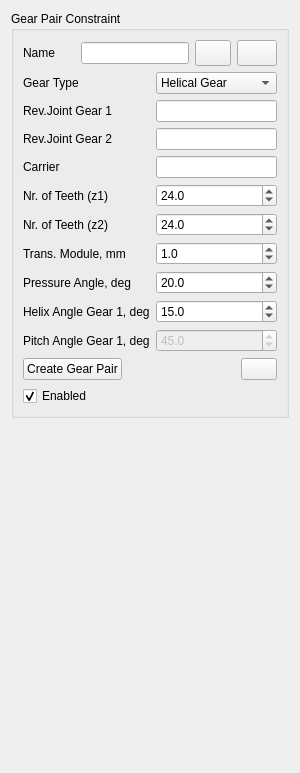
       <widget class="QWidget" name="pageGearPair">
        <layout class="QVBoxLayout" name="verticalLayout_34">
         <item>
          <widget class="QGroupBox" name="grbGear_2">
           <property name="title">
            <string>Gear Pair Constraint</string>
           </property>
           <layout class="QVBoxLayout" name="verticalLayout_33">
            <item>
             <layout class="QGridLayout" name="gridLayout_55">
              <item row="0" column="0">
               <widget class="QLabel" name="label_108">
                <property name="text">
                 <string>Name      </string>
                </property>
               </widget>
              </item>
              <item row="0" column="1">
               <widget class="QLineEdit" name="Edit_GearPairName">
                <property name="readOnly">
                 <bool>true</bool>
                </property>
               </widget>
              </item>
              <item row="0" column="2">
               <widget class="QPushButton" name="btnRenameGearPair">
                <property name="maximumSize">
                 <size>
                  <width>36</width>
                  <height>26</height>
                 </size>
                </property>
                <property name="toolTip">
                 <string>Rename Gear Constraint</string>
                </property>
                <property name="text">
                 <string/>
                </property>
                <property name="icon">
                 <iconset theme="QIcon::ThemeIcon::DocumentProperties"/>
                </property>
               </widget>
              </item>
              <item row="0" column="3">
               <widget class="QPushButton" name="btnDelGearPair">
                <property name="minimumSize">
                 <size>
                  <width>36</width>
                  <height>26</height>
                 </size>
                </property>
                <property name="toolTip">
                 <string>Delete Gear Constraint</string>
                </property>
                <property name="text">
                 <string/>
                </property>
                <property name="icon">
                 <iconset theme="QIcon::ThemeIcon::EditDelete"/>
                </property>
               </widget>
              </item>
             </layout>
            </item>
            <item>
             <layout class="QGridLayout" name="gridLayout_53">
              <item row="0" column="0">
               <widget class="QLabel" name="label_99">
                <property name="text">
                 <string>Gear Type</string>
                </property>
               </widget>
              </item>
              <item row="0" column="1">
               <widget class="QComboBox" name="cmbJointGearType">
                <property name="toolTip">
                 <string>&lt;html&gt;&lt;head/&gt;&lt;body&gt;&lt;p&gt;Define the Type of the constrained Gears&lt;/p&gt;&lt;/body&gt;&lt;/html&gt;</string>
                </property>
                <item>
                 <property name="text">
                  <string>Helical Gear</string>
                 </property>
                </item>
                <item>
                 <property name="text">
                  <string>Inner Gear</string>
                 </property>
                </item>
                <item>
                 <property name="text">
                  <string>Bevel Gear</string>
                 </property>
                </item>
               </widget>
              </item>
              <item row="1" column="0">
               <widget class="QLabel" name="label_98">
                <property name="text">
                 <string>Rev.Joint Gear 1</string>
                </property>
               </widget>
              </item>
              <item row="1" column="1">
               <widget class="QLineEdit" name="Edit_JointGear1">
                <property name="toolTip">
                 <string>&lt;html&gt;&lt;head/&gt;&lt;body&gt;&lt;p&gt;Define the Revolute Joint constraining the Gear 1 to the Carrier Body.&lt;/p&gt;&lt;p&gt;Consider following rules for the Gear Joints definition:&lt;/p&gt;&lt;p&gt;1) The Joints axes of the Helical Gears must be parallel and spaced apart by a distance equal to the Center Distance between the Gears. &lt;/p&gt;&lt;p&gt;2) When defining the Gear Revolute Joint, the Carrier must be the Body_I, and the Gear must be the Body_J (as it is considered in the Solver).&lt;/p&gt;&lt;p&gt;3) When defining the Inner Gear Constraint, the Pinion Gear Joint must be the Joint 1, and the Inner Gear Joint must be the Joint 2.&lt;/p&gt;&lt;p&gt;4) The Revolute Joint axes (shafts) for Bevel gears must intersect perfectly in 3D space, and they must be positioned at a standard 90° angle.&lt;/p&gt;&lt;p&gt;5) Recommendation: Do not consider the Gear CoG as the Reference Frame for the Gear Joint definition, because the Gear CoG is calculated based on the Gear 3D mesh and can have the spatial position mismatch related to the theoretical Gear axis position, which can cause the inaccurate solver processing or errors.&lt;/p&gt;&lt;/body&gt;&lt;/html&gt;</string>
                </property>
                <property name="readOnly">
                 <bool>true</bool>
                </property>
               </widget>
              </item>
              <item row="2" column="0">
               <widget class="QLabel" name="label_101">
                <property name="text">
                 <string>Rev.Joint Gear 2</string>
                </property>
               </widget>
              </item>
              <item row="2" column="1">
               <widget class="QLineEdit" name="Edit_JointGear2">
                <property name="toolTip">
                 <string>&lt;html&gt;&lt;head/&gt;&lt;body&gt;&lt;p&gt;Define the Revolute Joint constraining the Gear 2 to the Carrier Body.&lt;/p&gt;&lt;p&gt;Consider following rules for the Gear Joints definition:&lt;/p&gt;&lt;p&gt;1) The Joints axes of the Helical Gears must be parallel and spaced apart by a distance equal to the Center Distance between the Gears. &lt;/p&gt;&lt;p&gt;2) When defining the Gear Revolute Joint, the Carrier must be the Body_I, and the Gear must be the Body_J (as it is considered in the Solver).&lt;/p&gt;&lt;p&gt;3) When defining the Inner Gear Constraint, the Pinion Gear Joint must be the Joint 1, and the Inner Gear Joint must be the Joint 2.&lt;/p&gt;&lt;p&gt;4) The Revolute Joint axes (shafts) for Bevel gears must intersect perfectly in 3D space, and they must be positioned at a standard 90° angle.&lt;/p&gt;&lt;p&gt;5) Recommendation: Do not consider the Gear CoG as the Reference Frame for the Gear Joint definition, because the Gear CoG is calculated based on the Gear 3D mesh and can have the spatial position mismatch related to the theoretical Gear axis position, which can cause the inaccurate solver processing or errors.&lt;/p&gt;&lt;/body&gt;&lt;/html&gt;</string>
                </property>
                <property name="readOnly">
                 <bool>true</bool>
                </property>
               </widget>
              </item>
              <item row="3" column="0">
               <widget class="QLabel" name="label_107">
                <property name="text">
                 <string>Carrier</string>
                </property>
               </widget>
              </item>
              <item row="3" column="1">
               <widget class="QLineEdit" name="Edit_JointCarrier">
                <property name="toolTip">
                 <string>&lt;html&gt;&lt;head/&gt;&lt;body&gt;&lt;p&gt;Define the Carrier: Body holding both Gears.&lt;/p&gt;&lt;p&gt;Consider the Carrier definition Rule (important for Planetary gersets, Differentials, etc): &lt;/p&gt;&lt;p&gt;The Carrier Body is the body relative to which the centers of both gears do not move.&lt;/p&gt;&lt;/body&gt;&lt;/html&gt;</string>
                </property>
                <property name="readOnly">
                 <bool>true</bool>
                </property>
               </widget>
              </item>
              <item row="4" column="0">
               <widget class="QLabel" name="label_104">
                <property name="text">
                 <string>Nr. of Teeth (z1)</string>
                </property>
               </widget>
              </item>
              <item row="4" column="1">
               <widget class="QDoubleSpinBox" name="dsbNTeethGear1">
                <property name="toolTip">
                 <string>&lt;html&gt;&lt;head/&gt;&lt;body&gt;&lt;p&gt;Number of teeth of the 1st Gear&lt;/p&gt;&lt;/body&gt;&lt;/html&gt;</string>
                </property>
                <property name="decimals">
                 <number>1</number>
                </property>
                <property name="minimum">
                 <double>8.000000000000000</double>
                </property>
                <property name="maximum">
                 <double>500.000000000000000</double>
                </property>
                <property name="singleStep">
                 <double>1.000000000000000</double>
                </property>
                <property name="value">
                 <double>24.000000000000000</double>
                </property>
               </widget>
              </item>
              <item row="5" column="0">
               <widget class="QLabel" name="label_106">
                <property name="text">
                 <string>Nr. of Teeth (z2)</string>
                </property>
               </widget>
              </item>
              <item row="5" column="1">
               <widget class="QDoubleSpinBox" name="dsbNTeethGear2">
                <property name="toolTip">
                 <string>&lt;html&gt;&lt;head/&gt;&lt;body&gt;&lt;p&gt;Number of teeth of the 2nd Gear&lt;/p&gt;&lt;/body&gt;&lt;/html&gt;</string>
                </property>
                <property name="decimals">
                 <number>1</number>
                </property>
                <property name="minimum">
                 <double>8.000000000000000</double>
                </property>
                <property name="maximum">
                 <double>500.000000000000000</double>
                </property>
                <property name="singleStep">
                 <double>1.000000000000000</double>
                </property>
                <property name="value">
                 <double>24.000000000000000</double>
                </property>
               </widget>
              </item>
              <item row="6" column="0">
               <widget class="QLabel" name="label_100">
                <property name="text">
                 <string>Trans. Module, mm</string>
                </property>
               </widget>
              </item>
              <item row="6" column="1">
               <widget class="QDoubleSpinBox" name="dsbJointModule">
                <property name="toolTip">
                 <string>&lt;html&gt;&lt;head/&gt;&lt;body&gt;&lt;p&gt;Gear Transverse Module (m_t) calculated in the plane of rotation&lt;/p&gt;&lt;/body&gt;&lt;/html&gt;</string>
                </property>
                <property name="decimals">
                 <number>1</number>
                </property>
                <property name="minimum">
                 <double>0.100000000000000</double>
                </property>
                <property name="maximum">
                 <double>49.000000000000000</double>
                </property>
                <property name="singleStep">
                 <double>0.250000000000000</double>
                </property>
                <property name="value">
                 <double>1.000000000000000</double>
                </property>
               </widget>
              </item>
              <item row="7" column="0">
               <widget class="QLabel" name="label_102">
                <property name="text">
                 <string>Pressure Angle, deg</string>
                </property>
               </widget>
              </item>
              <item row="7" column="1">
               <widget class="QDoubleSpinBox" name="dsbJointPressureAngle">
                <property name="toolTip">
                 <string>&lt;html&gt;&lt;head/&gt;&lt;body&gt;&lt;p&gt;Define the Gear Pressure Angle (alpha)&lt;/p&gt;&lt;/body&gt;&lt;/html&gt;</string>
                </property>
                <property name="decimals">
                 <number>1</number>
                </property>
                <property name="minimum">
                 <double>10.000000000000000</double>
                </property>
                <property name="maximum">
                 <double>32.000000000000000</double>
                </property>
                <property name="singleStep">
                 <double>0.500000000000000</double>
                </property>
                <property name="value">
                 <double>20.000000000000000</double>
                </property>
               </widget>
              </item>
              <item row="8" column="0">
               <widget class="QLabel" name="lblJointHelixAngle">
                <property name="text">
                 <string>Helix Angle Gear 1, deg</string>
                </property>
               </widget>
              </item>
              <item row="8" column="1">
               <widget class="QDoubleSpinBox" name="dsbJointHelixAngle">
                <property name="toolTip">
                 <string>&lt;html&gt;&lt;head/&gt;&lt;body&gt;&lt;p&gt;Define the Gear Helix Angle (beta) of the 1st Gear&lt;/p&gt;&lt;/body&gt;&lt;/html&gt;</string>
                </property>
                <property name="decimals">
                 <number>1</number>
                </property>
                <property name="minimum">
                 <double>0.000000000000000</double>
                </property>
                <property name="maximum">
                 <double>45.000000000000000</double>
                </property>
                <property name="singleStep">
                 <double>0.500000000000000</double>
                </property>
                <property name="value">
                 <double>15.000000000000000</double>
                </property>
               </widget>
              </item>
              <item row="9" column="0">
               <widget class="QLabel" name="lblJointPitchAngle">
                <property name="text">
                 <string>Pitch Angle Gear 1, deg</string>
                </property>
               </widget>
              </item>
              <item row="9" column="1">
               <widget class="QDoubleSpinBox" name="dsbJointPitchAngle">
                <property name="enabled">
                 <bool>false</bool>
                </property>
                <property name="toolTip">
                 <string>&lt;html&gt;&lt;head/&gt;&lt;body&gt;&lt;p&gt;Define the Pitch Angle (gamma) of the 1st Gear.&lt;/p&gt;&lt;p&gt;When defining the Bevel Gear Constraint, the Pitch Angle of Gear 1 is defined by the user, and the Pitch Angle of Gear 2 is automatically calculated considering the Bevel Gear axes relative angle is 90 degree.&lt;/p&gt;&lt;/body&gt;&lt;/html&gt;</string>
                </property>
                <property name="decimals">
                 <number>1</number>
                </property>
                <property name="minimum">
                 <double>1.000000000000000</double>
                </property>
                <property name="maximum">
                 <double>90.000000000000000</double>
                </property>
                <property name="singleStep">
                 <double>0.500000000000000</double>
                </property>
                <property name="value">
                 <double>45.000000000000000</double>
                </property>
               </widget>
              </item>
             </layout>
            </item>
            <item>
             <layout class="QGridLayout" name="gridLayout_54">
              <item row="0" column="0">
               <widget class="QPushButton" name="btnCreateGearPair">
                <property name="toolTip">
                 <string>&lt;html&gt;&lt;head/&gt;&lt;body&gt;&lt;p&gt;Create new Gear Pair Constraint&lt;/p&gt;&lt;/body&gt;&lt;/html&gt;</string>
                </property>
                <property name="text">
                 <string>Create Gear Pair</string>
                </property>
               </widget>
              </item>
              <item row="0" column="1">
               <spacer name="horizontalSpacer_19">
                <property name="orientation">
                 <enum>Qt::Orientation::Horizontal</enum>
                </property>
                <property name="sizeHint" stdset="0">
                 <size>
                  <width>40</width>
                  <height>20</height>
                 </size>
                </property>
               </spacer>
              </item>
              <item row="0" column="2">
               <widget class="QPushButton" name="btnUpdateGearPair">
                <property name="maximumSize">
                 <size>
                  <width>36</width>
                  <height>26</height>
                 </size>
                </property>
                <property name="toolTip">
                 <string>&lt;html&gt;&lt;head/&gt;&lt;body&gt;&lt;p&gt;Apply the numerical data of the Gear Pair&lt;/p&gt;&lt;/body&gt;&lt;/html&gt;</string>
                </property>
                <property name="text">
                 <string/>
                </property>
                <property name="icon">
                 <iconset theme="QIcon::ThemeIcon::SyncSynchronizing"/>
                </property>
               </widget>
              </item>
             </layout>
            </item>
            <item>
             <layout class="QGridLayout" name="gridLayout_65">
              <item row="0" column="0">
               <widget class="QCheckBox" name="chkEnabledGearPair">
                <property name="toolTip">
                 <string>&lt;html&gt;&lt;head/&gt;&lt;body&gt;&lt;p&gt;Enable / disable selected Gear Constraint in the Simulation&lt;/p&gt;&lt;/body&gt;&lt;/html&gt;</string>
                </property>
                <property name="text">
                 <string>Enabled</string>
                </property>
                <property name="checked">
                 <bool>true</bool>
                </property>
               </widget>
              </item>
              <item row="0" column="1">
               <spacer name="horizontalSpacer_24">
                <property name="orientation">
                 <enum>Qt::Orientation::Horizontal</enum>
                </property>
                <property name="sizeHint" stdset="0">
                 <size>
                  <width>40</width>
                  <height>20</height>
                 </size>
                </property>
               </spacer>
              </item>
             </layout>
            </item>
           </layout>
          </widget>
         </item>
         <item>
          <spacer name="verticalSpacer_9">
           <property name="orientation">
            <enum>Qt::Orientation::Vertical</enum>
           </property>
           <property name="sizeHint" stdset="0">
            <size>
             <width>20</width>
             <height>344</height>
            </size>
           </property>
          </spacer>
         </item>
        </layout>
       </widget>
